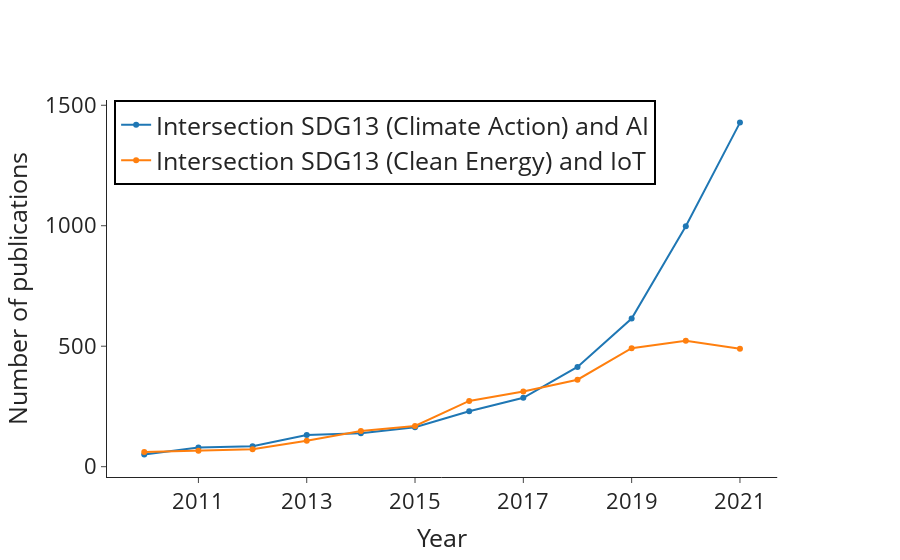

Notebook code for this chart:
### Code cell
import plotly.graph_objects as go
from plotly.subplots import make_subplots
import plotly
cols = plotly.colors.DEFAULT_PLOTLY_COLORS

fig = make_subplots(specs=[[{"secondary_y": True}]])


fig.add_trace(
    go.Scatter(
        name="Intersection SDG13 (Climate Action) and AI",
        x=df_year_13_ai.index,
        y=df_year_13_ai,
        line=dict(width=2, color=cols[0])
    ),
    secondary_y=False
)

fig.add_trace(
    go.Scatter(
        name="Intersection SDG13 (Clean Energy) and IoT",
        x=df_year_7_iot.index,
        y=df_year_7_iot,
        line=dict(width=2, color=cols[1])
    ),
    secondary_y=False
)


fig.update_layout(template="simple_white",
                  font=dict(size=25),
                  legend=dict
                      (
                        yanchor="top",
                        y=1,
                        xanchor="left",
                        x=0.01,
                        bordercolor="Black",
                        borderwidth=2
                    )
                  )
fig.update_xaxes(title_text="Year")
fig.update_yaxes(title_text="Number of publications ", secondary_y=False)
fig.update_xaxes(
    title_font=dict(size=25),
    tickmode = 'linear',
    tick0 = 2011,
    dtick = 2,
    tickfont=dict(size=22)
    )
fig.update_yaxes(
    title_font=dict(size=25),
    tickmode = 'linear',
    tick0 = 0,
    dtick = 500,
    tickfont=dict(size=22)
    )
fig.write_image("../img/Commission/figure_9a.jpeg", width=1080, height=800)
fig.show()

### Figure 1 — Plotly figure (JSON) as saved in the notebook; plotly's stock layout.template omitted (floating-point values rounded to 4 significant figures)
{"data": [{"line": {"color": "rgb(31, 119, 180)", "width": 2}, "name": "Intersection SDG13 (Climate Action) and AI", "x": [2010, 2011, 2012, 2013, 2014, 2015, 2016, 2017, 2018, 2019, 2020, 2021], "y": [51, 80, 85, 131, 139, 164, 230, 286, 414, 615, 998, 1428], "type": "scatter", "xaxis": "x", "yaxis": "y"}, {"line": {"color": "rgb(255, 127, 14)", "width": 2}, "name": "Intersection SDG13 (Clean Energy) and IoT", "x": [2010, 2011, 2012, 2013, 2014, 2015, 2016, 2017, 2018, 2019, 2020, 2021], "y": [61, 66, 72, 108, 148, 169, 273, 312, 361, 492, 523, 489], "type": "scatter", "xaxis": "x", "yaxis": "y"}], "layout": {"xaxis": {"anchor": "y", "domain": [0.0, 0.94], "title": {"text": "Year", "font": {"size": 25}}, "tickfont": {"size": 22}, "tickmode": "linear", "tick0": 2011, "dtick": 2}, "yaxis": {"anchor": "x", "domain": [0.0, 1.0], "title": {"text": "Number of publications ", "font": {"size": 25}}, "tickfont": {"size": 22}, "tickmode": "linear", "tick0": 0, "dtick": 500}, "yaxis2": {"anchor": "x", "overlaying": "y", "side": "right", "title": {"font": {"size": 25}}, "tickfont": {"size": 22}, "tickmode": "linear", "tick0": 0, "dtick": 500}, "font": {"size": 25}, "legend": {"yanchor": "top", "y": 1, "xanchor": "left", "x": 0.01, "bordercolor": "Black", "borderwidth": 2}}}
